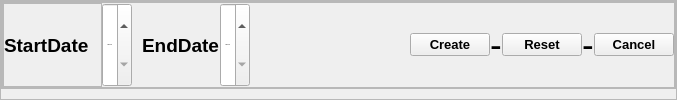
                                 <widget class="QFrame" name="frame_55">
                                  <property name="frameShape">
                                   <enum>QFrame::StyledPanel</enum>
                                  </property>
                                  <property name="frameShadow">
                                   <enum>QFrame::Raised</enum>
                                  </property>
                                  <layout class="QVBoxLayout" name="verticalLayout_65">
                                   <property name="spacing">
                                    <number>0</number>
                                   </property>
                                   <property name="leftMargin">
                                    <number>0</number>
                                   </property>
                                   <property name="topMargin">
                                    <number>0</number>
                                   </property>
                                   <property name="rightMargin">
                                    <number>0</number>
                                   </property>
                                   <property name="bottomMargin">
                                    <number>10</number>
                                   </property>
                                   <item>
                                    <widget class="QFrame" name="frame_56">
                                     <property name="frameShape">
                                      <enum>QFrame::StyledPanel</enum>
                                     </property>
                                     <property name="frameShadow">
                                      <enum>QFrame::Raised</enum>
                                     </property>
                                     <layout class="QHBoxLayout" name="horizontalLayout_45">
                                      <property name="spacing">
                                       <number>0</number>
                                      </property>
                                      <property name="leftMargin">
                                       <number>0</number>
                                      </property>
                                      <property name="topMargin">
                                       <number>0</number>
                                      </property>
                                      <property name="rightMargin">
                                       <number>0</number>
                                      </property>
                                      <property name="bottomMargin">
                                       <number>0</number>
                                      </property>
                                      <item>
                                       <widget class="QFrame" name="frame_57">
                                        <property name="frameShape">
                                         <enum>QFrame::StyledPanel</enum>
                                        </property>
                                        <property name="frameShadow">
                                         <enum>QFrame::Raised</enum>
                                        </property>
                                        <layout class="QHBoxLayout" name="horizontalLayout_46">
                                         <property name="spacing">
                                          <number>0</number>
                                         </property>
                                         <property name="leftMargin">
                                          <number>0</number>
                                         </property>
                                         <property name="topMargin">
                                          <number>0</number>
                                         </property>
                                         <property name="rightMargin">
                                          <number>0</number>
                                         </property>
                                         <property name="bottomMargin">
                                          <number>0</number>
                                         </property>
                                         <item alignment="Qt::AlignLeft">
                                          <widget class="QFrame" name="frame_58">
                                           <property name="frameShape">
                                            <enum>QFrame::StyledPanel</enum>
                                           </property>
                                           <property name="frameShadow">
                                            <enum>QFrame::Raised</enum>
                                           </property>
                                           <layout class="QHBoxLayout" name="horizontalLayout_47">
                                            <property name="spacing">
                                             <number>0</number>
                                            </property>
                                            <property name="leftMargin">
                                             <number>0</number>
                                            </property>
                                            <property name="topMargin">
                                             <number>0</number>
                                            </property>
                                            <property name="rightMargin">
                                             <number>12</number>
                                            </property>
                                            <property name="bottomMargin">
                                             <number>0</number>
                                            </property>
                                            <item alignment="Qt::AlignLeft">
                                             <widget class="QLabel" name="label_8">
                                              <property name="sizePolicy">
                                               <sizepolicy hsizetype="Fixed" vsizetype="Preferred">
                                                <horstretch>0</horstretch>
                                                <verstretch>0</verstretch>
                                               </sizepolicy>
                                              </property>
                                              <property name="font">
                                               <font>
                                                <pointsize>14</pointsize>
                                                <weight>75</weight>
                                                <bold>true</bold>
                                               </font>
                                              </property>
                                              <property name="text">
                                               <string>StartDate</string>
                                              </property>
                                             </widget>
                                            </item>
                                           </layout>
                                          </widget>
                                         </item>
                                         <item>
                                          <widget class="QDateEdit" name="dateEdit_startday">
                                           <property name="sizePolicy">
                                            <sizepolicy hsizetype="Expanding" vsizetype="Preferred">
                                             <horstretch>0</horstretch>
                                             <verstretch>0</verstretch>
                                            </sizepolicy>
                                           </property>
                                           <property name="font">
                                            <font>
                                             <pointsize>-1</pointsize>
                                            </font>
                                           </property>
                                           <property name="autoFillBackground">
                                            <bool>false</bool>
                                           </property>
                                           <property name="date">
                                            <date>
                                             <year>2025</year>
                                             <month>1</month>
                                             <day>1</day>
                                            </date>
                                           </property>
                                          </widget>
                                         </item>
                                         <item>
                                          <spacer name="horizontalSpacer">
                                           <property name="orientation">
                                            <enum>Qt::Horizontal</enum>
                                           </property>
                                           <property name="sizeHint" stdset="0">
                                            <size>
                                             <width>10</width>
                                             <height>10</height>
                                            </size>
                                           </property>
                                          </spacer>
                                         </item>
                                         <item>
                                          <widget class="QLabel" name="label_9">
                                           <property name="sizePolicy">
                                            <sizepolicy hsizetype="Fixed" vsizetype="Preferred">
                                             <horstretch>0</horstretch>
                                             <verstretch>0</verstretch>
                                            </sizepolicy>
                                           </property>
                                           <property name="font">
                                            <font>
                                             <pointsize>14</pointsize>
                                             <weight>75</weight>
                                             <bold>true</bold>
                                            </font>
                                           </property>
                                           <property name="text">
                                            <string>EndDate</string>
                                           </property>
                                           <property name="scaledContents">
                                            <bool>true</bool>
                                           </property>
                                           <property name="wordWrap">
                                            <bool>false</bool>
                                           </property>
                                          </widget>
                                         </item>
                                         <item>
                                          <widget class="QDateEdit" name="dateEdit_enddate">
                                           <property name="sizePolicy">
                                            <sizepolicy hsizetype="Expanding" vsizetype="Preferred">
                                             <horstretch>0</horstretch>
                                             <verstretch>0</verstretch>
                                            </sizepolicy>
                                           </property>
                                           <property name="font">
                                            <font>
                                             <pointsize>-1</pointsize>
                                            </font>
                                           </property>
                                           <property name="date">
                                            <date>
                                             <year>2025</year>
                                             <month>1</month>
                                             <day>1</day>
                                            </date>
                                           </property>
                                          </widget>
                                         </item>
                                         <item>
                                          <spacer name="horizontalSpacer_6">
                                           <property name="orientation">
                                            <enum>Qt::Horizontal</enum>
                                           </property>
                                           <property name="sizeHint" stdset="0">
                                            <size>
                                             <width>40</width>
                                             <height>20</height>
                                            </size>
                                           </property>
                                          </spacer>
                                         </item>
                                         <item>
                                          <spacer name="horizontalSpacer_8">
                                           <property name="orientation">
                                            <enum>Qt::Horizontal</enum>
                                           </property>
                                           <property name="sizeHint" stdset="0">
                                            <size>
                                             <width>40</width>
                                             <height>20</height>
                                            </size>
                                           </property>
                                          </spacer>
                                         </item>
                                         <item>
                                          <spacer name="horizontalSpacer_11">
                                           <property name="orientation">
                                            <enum>Qt::Horizontal</enum>
                                           </property>
                                           <property name="sizeHint" stdset="0">
                                            <size>
                                             <width>40</width>
                                             <height>20</height>
                                            </size>
                                           </property>
                                          </spacer>
                                         </item>
                                         <item>
                                          <spacer name="horizontalSpacer_12">
                                           <property name="orientation">
                                            <enum>Qt::Horizontal</enum>
                                           </property>
                                           <property name="sizeHint" stdset="0">
                                            <size>
                                             <width>40</width>
                                             <height>20</height>
                                            </size>
                                           </property>
                                          </spacer>
                                         </item>
                                         <item>
                                          <widget class="QPushButton" name="pushButton_create">
                                           <property name="font">
                                            <font>
                                             <pointsize>10</pointsize>
                                             <weight>75</weight>
                                             <bold>true</bold>
                                            </font>
                                           </property>
                                           <property name="cursor">
                                            <cursorShape>PointingHandCursor</cursorShape>
                                           </property>
                                           <property name="text">
                                            <string>Create</string>
                                           </property>
                                           <property name="icon">
                                            <iconset resource="../Assets/Icons.qrc">
                                             <normaloff>:/WhiteIcons/Icons/whiteicons/arrow-down-circle.svg</normaloff>:/WhiteIcons/Icons/whiteicons/arrow-down-circle.svg</iconset>
                                           </property>
                                           <property name="iconSize">
                                            <size>
                                             <width>30</width>
                                             <height>30</height>
                                            </size>
                                           </property>
                                          </widget>
                                         </item>
                                         <item>
                                          <widget class="QLabel" name="label_10">
                                           <property name="font">
                                            <font>
                                             <pointsize>26</pointsize>
                                            </font>
                                           </property>
                                           <property name="text">
                                            <string>-</string>
                                           </property>
                                          </widget>
                                         </item>
                                         <item>
                                          <widget class="QPushButton" name="pushButton_reset">
                                           <property name="font">
                                            <font>
                                             <pointsize>10</pointsize>
                                             <weight>75</weight>
                                             <bold>true</bold>
                                            </font>
                                           </property>
                                           <property name="cursor">
                                            <cursorShape>PointingHandCursor</cursorShape>
                                           </property>
                                           <property name="text">
                                            <string>Reset</string>
                                           </property>
                                           <property name="icon">
                                            <iconset resource="../Assets/Icons.qrc">
                                             <normaloff>:/WhiteIcons/Icons/whiteicons/corner-up-left.svg</normaloff>:/WhiteIcons/Icons/whiteicons/corner-up-left.svg</iconset>
                                           </property>
                                           <property name="iconSize">
                                            <size>
                                             <width>30</width>
                                             <height>30</height>
                                            </size>
                                           </property>
                                          </widget>
                                         </item>
                                         <item>
                                          <widget class="QLabel" name="label_22">
                                           <property name="font">
                                            <font>
                                             <pointsize>26</pointsize>
                                            </font>
                                           </property>
                                           <property name="text">
                                            <string>-</string>
                                           </property>
                                          </widget>
                                         </item>
                                         <item>
                                          <widget class="QPushButton" name="pushButton_cancel_createnewpromotion">
                                           <property name="font">
                                            <font>
                                             <pointsize>10</pointsize>
                                             <weight>75</weight>
                                             <bold>true</bold>
                                            </font>
                                           </property>
                                           <property name="cursor">
                                            <cursorShape>PointingHandCursor</cursorShape>
                                           </property>
                                           <property name="text">
                                            <string>Cancel</string>
                                           </property>
                                           <property name="icon">
                                            <iconset resource="../Assets/Icons.qrc">
                                             <normaloff>:/WhiteIcons/Icons/whiteicons/delete.svg</normaloff>:/WhiteIcons/Icons/whiteicons/delete.svg</iconset>
                                           </property>
                                           <property name="iconSize">
                                            <size>
                                             <width>30</width>
                                             <height>30</height>
                                            </size>
                                           </property>
                                          </widget>
                                         </item>
                                        </layout>
                                       </widget>
                                      </item>
                                     </layout>
                                    </widget>
                                   </item>
                                  </layout>
                                 </widget>
